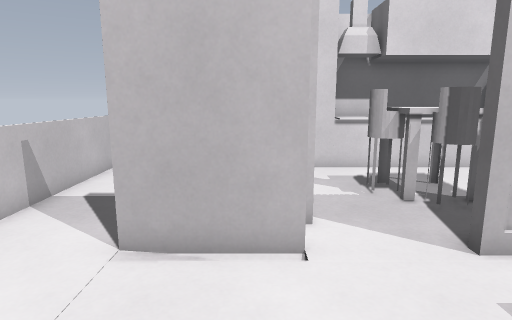
[1] (above)

14 first-person views from a walk through a level from a Godot 3-D game. The camera is 1.3 m above the floor, tilts 10° down and sees 75° across. Doors that lead somewhere are drawn open, without their leaves. The floor is counted in squares, 0.5 m on a side. Each view is taken from the middle of a square. On the plan, view 1 faces up. The plan holds only what a view shows up to about 20 squares ahead; the rest is blank. Surface patterns are stand-ins for the level's own textures.

[2]
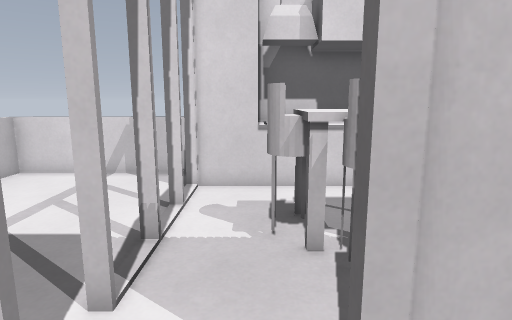

[3]
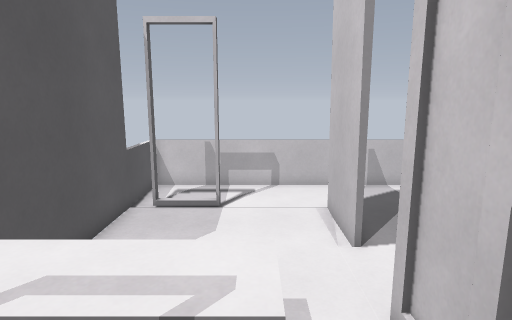

[4]
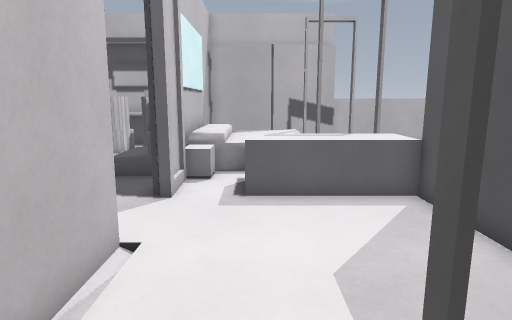

[5]
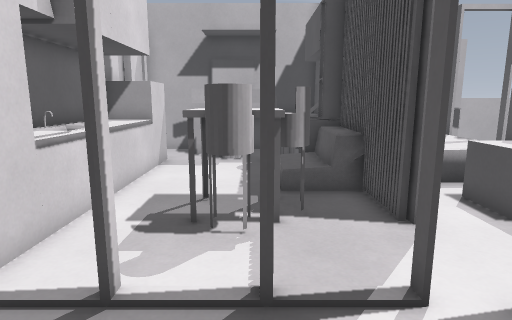

[6]
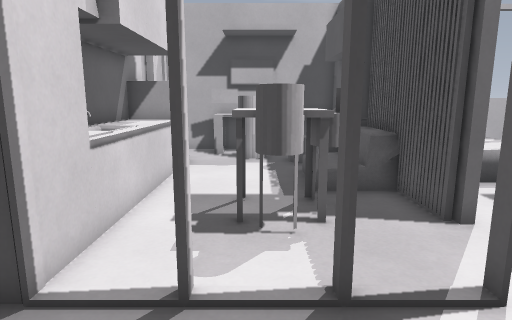

[7]
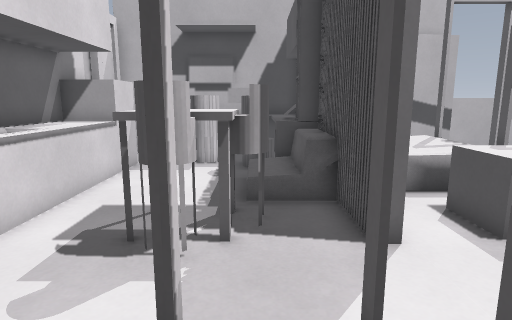

[8]
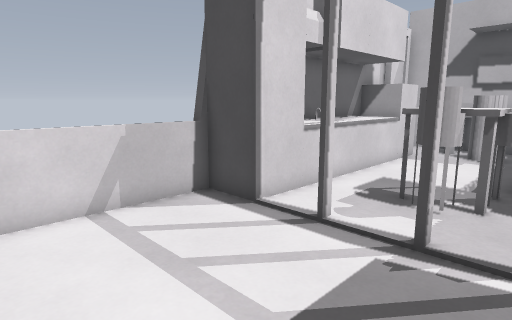

[9]
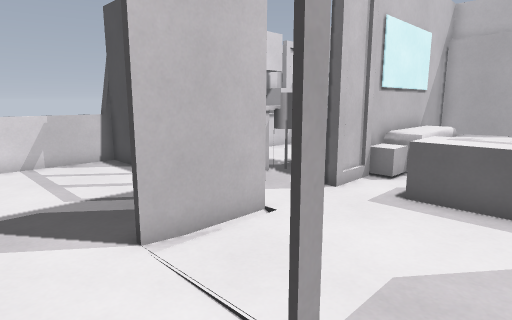

[10]
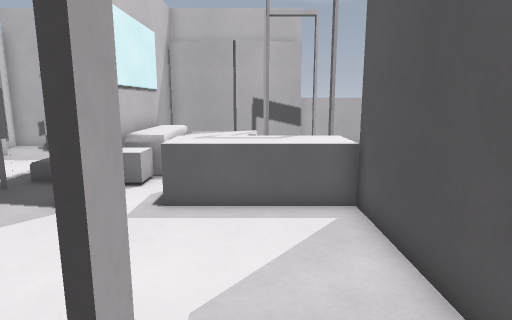

[11]
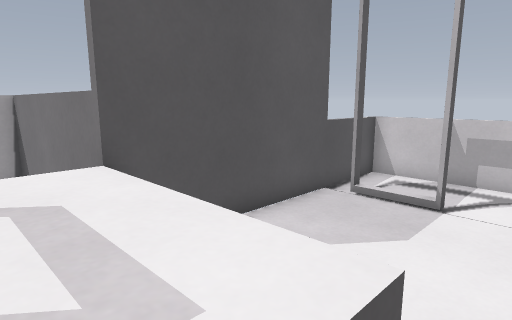

[12]
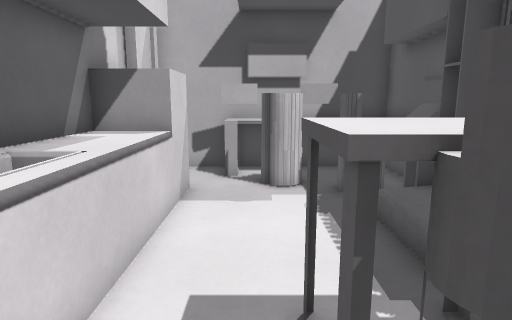

[13]
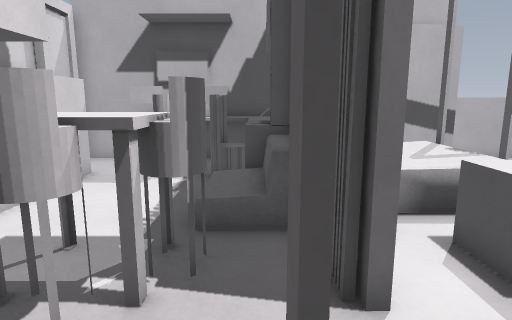

[14]
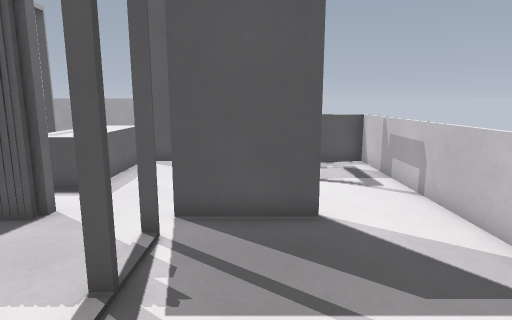

### Floor plan
Key: @ floor where view 1 was taken; # wall or solid block; x gap in a wall; . main floor; : floor 0.5 m higher than the main floor; / step, stairs or slope; D door; = window, fence, low wall or low ledge; ^ raised ledge; T thing the floor can be seen under or through; S sink; B block; C chair; E bed; O other object.
Columns run from 6 left of view 1 to 15 right of it. Each row starts with its distance up from view 1.
 15 #======# #^###^^#
 14 =......# #^S#S^^#   ##
 13 =......###^^#^^^^##..#
 12 =.................. B^
 11 =......#..........CC^#
 10 =........T^^^.....CC^^
  9 =......#.T^^^.....#^B#
  8 =.........T^#OOO.xC^^^
  7 =............E  ^B^^^^
  6 =...####..#D#E####B^^^
  5 =......D..DDDEE     #
  4 =......D....../     #
  3 =.........^^^.::    #
  2 =..#......^^^EE     #
  1 =.........^^^ EEEEE#
  0 =.....@...^^^ #  #
 -1 ####=  #  ^^^    #
 -2   ##### ###      #
 -3           #

Positions as (right, up) in squares from view 1, and headings:
1: (0, 0), facing up
2: (3, 3), facing up
3: (9, 3), facing left
4: (-5, 3), facing right
5: (-3, 9), facing right
6: (-3, 10), facing right
7: (-2, 8), facing right
8: (-5, 7), facing up-right
9: (-5, 0), facing up-right
10: (-4, 1), facing right
11: (6, 4), facing down-left
12: (2, 11), facing right
13: (0, 7), facing right
14: (-1, 13), facing down
